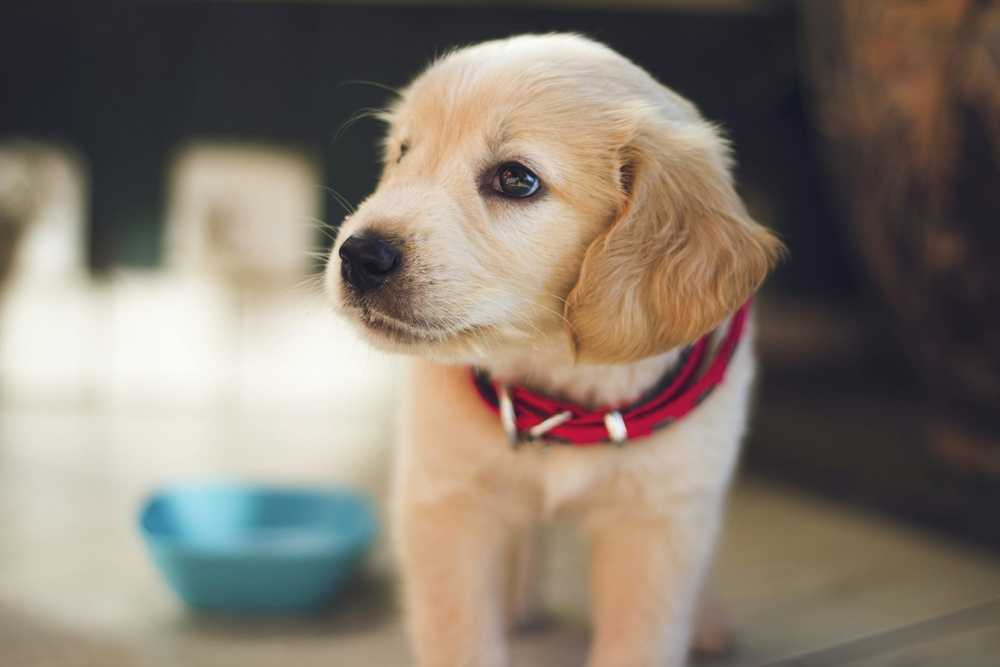
#> input picture pillow_image_processing/example.jpg, 1000 x 667 px, shrunk from 3000 x 2000 before the run
$ python 08_masking_transparency.py
#> lines starting #> are read from the running program, lines starting #| are printed output that depends on the picture

# Using Alpha Mask
from PIL import Image

img = Image.open("example.jpg").convert("RGBA")

# Split channels and reapply alpha
r, g, b, a = img.split()
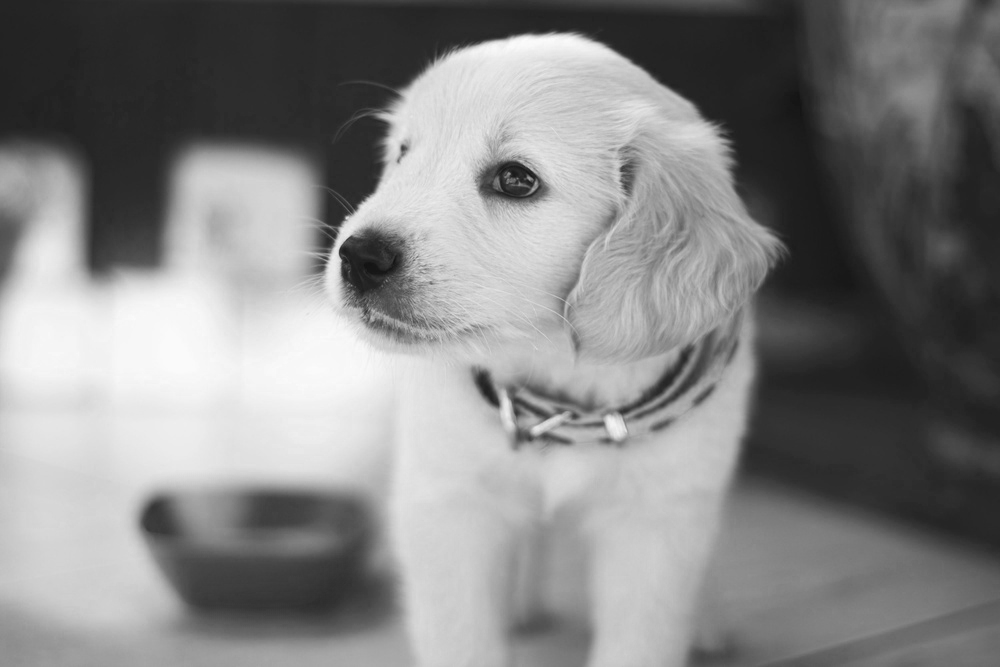
#> r: PIL image 1000x667 L; min 18, max 251, mean 132.8
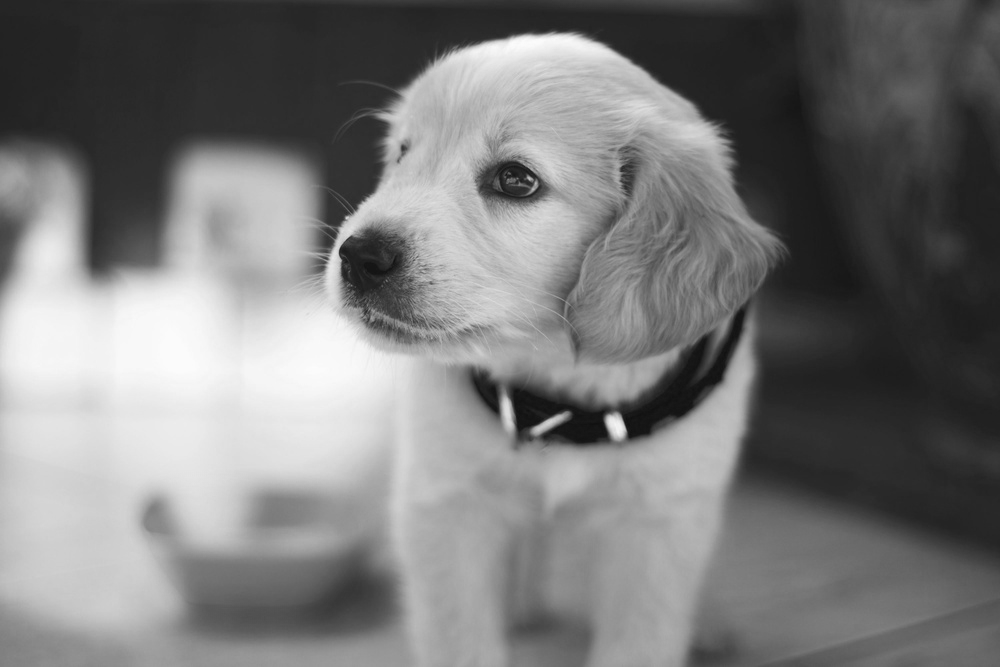
#> g: PIL image 1000x667 L; min 16, max 252, mean 122
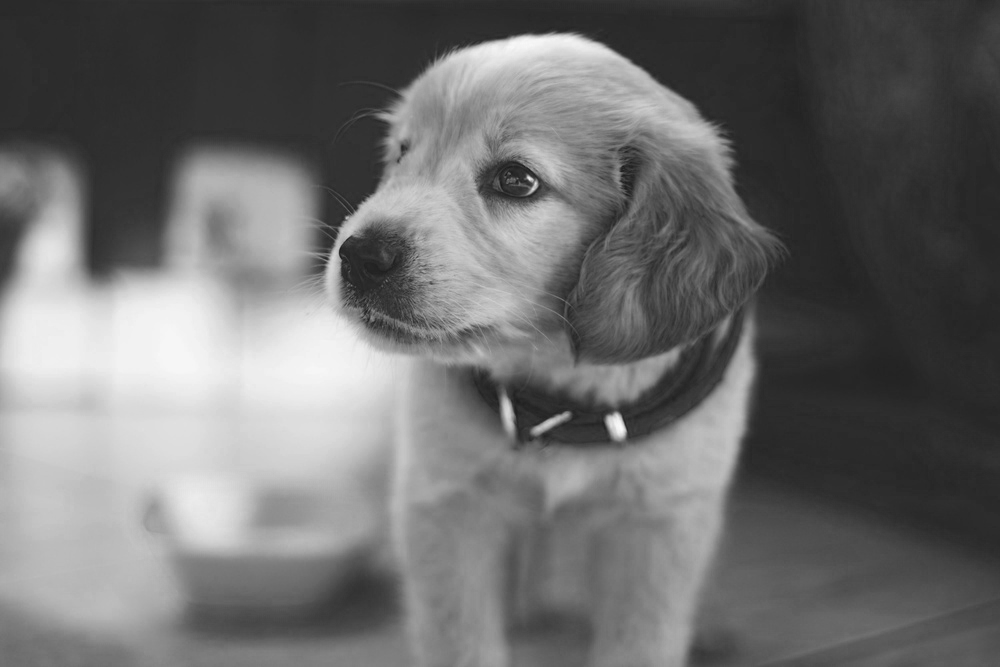
#> b: PIL image 1000x667 L; min 26, max 252, mean 109.8
#> a: PIL image 1000x667 L; every value is 255
img.putalpha(a)

img.save("with_alpha.png")
